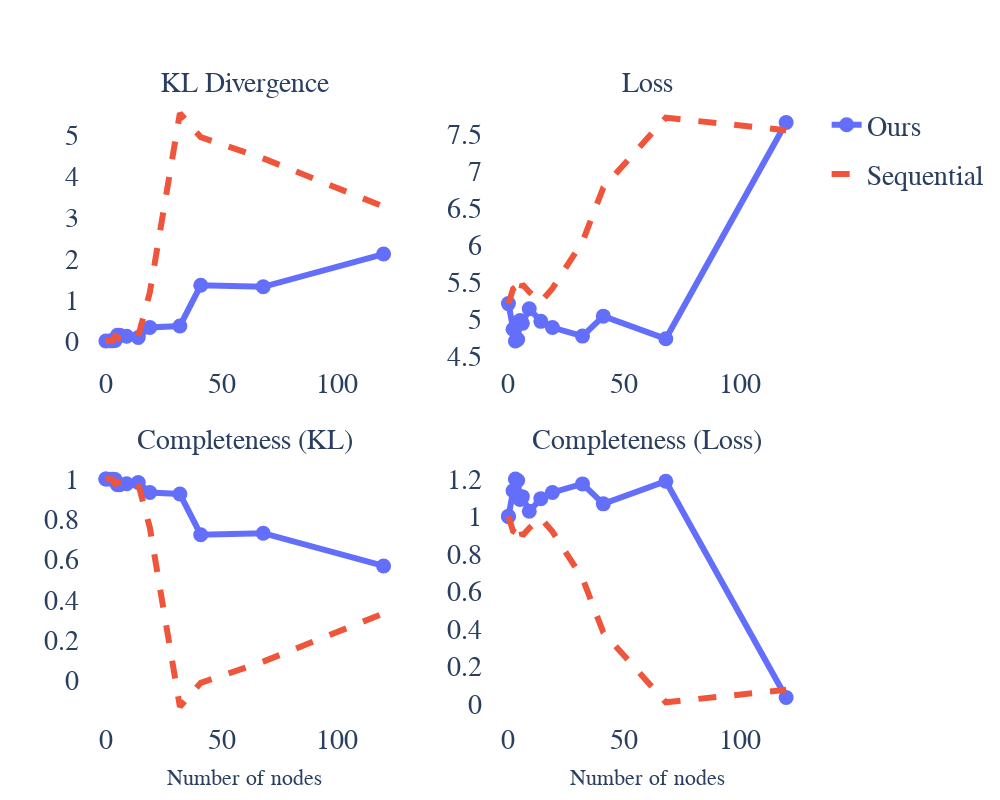

The code cell stored with this chart in its notebook:
### Code cell
import plotly.graph_objects as go
from plotly.subplots import make_subplots

# Define colors for "Ours" and "Sequential"
color_ours = '#636EFA'
color_sequential = '#EF553B'

# Create a 2x2 subplot grid
fig = make_subplots(rows=2, cols=2, subplot_titles=("KL Divergence", "Loss", "Completeness (KL)", "Completeness (Loss)"), vertical_spacing=0.15)

# Add traces to the subplots for "Ours"
fig.add_trace(go.Scatter(x=num_nodes, y=ablation_scores_kl, mode='lines+markers', name="Ours", line=dict(width=6, color=color_ours), marker=dict(size=15, color=color_ours), legendgroup="Ours", showlegend=True), row=1, col=1)
fig.add_trace(go.Scatter(x=num_nodes, y=ablation_scores_ld, mode='lines+markers', name="Ours", line=dict(width=6, color=color_ours), marker=dict(size=15, color=color_ours), legendgroup="Ours", showlegend=False), row=1, col=2)
fig.add_trace(go.Scatter(x=[0]+num_nodes, y=[1]+faithfulness_scores_kl, mode='lines+markers', name="Ours", line=dict(width=6, color=color_ours), marker=dict(size=15, color=color_ours), legendgroup="Ours", showlegend=False), row=2, col=1)
fig.add_trace(go.Scatter(x=[0]+num_nodes, y=[1]+faithfulness_scores_ld, mode='lines+markers', name="Ours", line=dict(width=6, color=color_ours), marker=dict(size=15, color=color_ours), legendgroup="Ours", showlegend=False), row=2, col=2)

# Add traces to the subplots for "Sequential"
fig.add_trace(go.Scatter(x=num_nodes, y=ablation_scores_kl_sequential, mode='lines', name="Sequential", line=dict(width=6, dash='dash', color=color_sequential), legendgroup="Sequential", showlegend=True), row=1, col=1)
fig.add_trace(go.Scatter(x=num_nodes, y=ablation_scores_ld_sequential, mode='lines', name="Sequential", line=dict(width=6, dash='dash', color=color_sequential), legendgroup="Sequential", showlegend=False), row=1, col=2)
fig.add_trace(go.Scatter(x=[0]+num_nodes, y=[1]+faithfulness_scores_kl_sequential, mode='lines', name="Sequential", line=dict(width=6, dash='dash', color=color_sequential), legendgroup="Sequential", showlegend=False), row=2, col=1)
fig.add_trace(go.Scatter(x=[0]+num_nodes, y=[1]+faithfulness_scores_ld_sequential, mode='lines', name="Sequential", line=dict(width=6, dash='dash', color=color_sequential), legendgroup="Sequential", showlegend=False), row=2, col=2)

# Update layout
fontsize = 28
fig.update_layout(
    font=dict(family='Palatino', size=fontsize),
    plot_bgcolor='white',
    width=1000,
    height=800,
    showlegend=True,
    legend=dict(font=dict(size=fontsize)),
    xaxis3=dict(title='Number of nodes'),
    xaxis4=dict(title='Number of nodes'),
)

# Adjust subplot titles
fig.update_annotations(font=dict(size=fontsize))

# Update subplot titles and axis labels to have fontsize 24
fig.update_xaxes(title_font=dict(size=fontsize-6))
fig.update_yaxes(title_font=dict(size=fontsize-6))

# Save the figure as pdf
#fig.write_image(f"../output/{task}/completeness_{task}.pdf")

# Display the figure
fig.show()

### Figure 1 — Plotly figure (JSON) as saved in the notebook; plotly's stock layout.template omitted (floating-point values rounded to 4 significant figures)
{"data": [{"legendgroup": "Ours", "line": {"color": "#636EFA", "width": 6}, "marker": {"color": "#636EFA", "size": 15}, "mode": "lines+markers", "name": "Ours", "showlegend": true, "type": "scatter", "x": [0, 2, 3, 4, 5, 6, 9, 14, 19, 32, 41, 68, 120], "xaxis": "x", "y": [0, 0.00294, 0.004185, 0.01075, 0.1388, 0.1364, 0.1148, 0.08437, 0.3282, 0.3643, 1.354, 1.317, 2.115], "yaxis": "y"}, {"legendgroup": "Ours", "line": {"color": "#636EFA", "width": 6}, "marker": {"color": "#636EFA", "size": 15}, "mode": "lines+markers", "name": "Ours", "showlegend": false, "type": "scatter", "x": [0, 2, 3, 4, 5, 6, 9, 14, 19, 32, 41, 68, 120], "xaxis": "x2", "y": [5.214, 4.87, 4.712, 4.731, 4.986, 4.948, 5.145, 4.975, 4.892, 4.777, 5.045, 4.741, 7.651], "yaxis": "y2"}, {"legendgroup": "Ours", "line": {"color": "#636EFA", "width": 6}, "marker": {"color": "#636EFA", "size": 15}, "mode": "lines+markers", "name": "Ours", "showlegend": false, "type": "scatter", "x": [0, 0, 2, 3, 4, 5, 6, 9, 14, 19, 32, 41, 68, 120], "xaxis": "x3", "y": [1, 1, 0.9994, 0.9991, 0.9978, 0.9716, 0.9721, 0.9765, 0.9828, 0.9329, 0.9256, 0.7232, 0.7308, 0.5678], "yaxis": "y3"}, {"legendgroup": "Ours", "line": {"color": "#636EFA", "width": 6}, "marker": {"color": "#636EFA", "size": 15}, "mode": "lines+markers", "name": "Ours", "showlegend": false, "type": "scatter", "x": [0, 0, 2, 3, 4, 5, 6, 9, 14, 19, 32, 41, 68, 120], "xaxis": "x4", "y": [1, 1, 1.136, 1.199, 1.192, 1.091, 1.105, 1.028, 1.095, 1.128, 1.173, 1.067, 1.188, 0.03348], "yaxis": "y4"}, {"legendgroup": "Sequential", "line": {"color": "#EF553B", "dash": "dash", "width": 6}, "mode": "lines", "name": "Sequential", "showlegend": true, "type": "scatter", "x": [0, 2, 3, 4, 5, 6, 9, 14, 19, 32, 41, 68, 120], "xaxis": "x", "y": [0, 0.002665, 0.011, 0.1161, 0.0945, 0.06534, 0.05393, 0.1169, 1.179, 5.543, 4.958, 4.442, 3.27], "yaxis": "y"}, {"legendgroup": "Sequential", "line": {"color": "#EF553B", "dash": "dash", "width": 6}, "mode": "lines", "name": "Sequential", "showlegend": false, "type": "scatter", "x": [0, 2, 3, 4, 5, 6, 9, 14, 19, 32, 41, 68, 120], "xaxis": "x2", "y": [5.214, 5.412, 5.431, 5.372, 5.313, 5.476, 5.372, 5.237, 5.42, 6.046, 6.776, 7.715, 7.548], "yaxis": "y2"}, {"legendgroup": "Sequential", "line": {"color": "#EF553B", "dash": "dash", "width": 6}, "mode": "lines", "name": "Sequential", "showlegend": false, "type": "scatter", "x": [0, 0, 2, 3, 4, 5, 6, 9, 14, 19, 32, 41, 68, 120], "xaxis": "x3", "y": [1, 1, 0.9995, 0.9978, 0.9763, 0.9807, 0.9866, 0.989, 0.9761, 0.7591, -0.1327, -0.01332, 0.09209, 0.3317], "yaxis": "y3"}, {"legendgroup": "Sequential", "line": {"color": "#EF553B", "dash": "dash", "width": 6}, "mode": "lines", "name": "Sequential", "showlegend": false, "type": "scatter", "x": [0, 0, 2, 3, 4, 5, 6, 9, 14, 19, 32, 41, 68, 120], "xaxis": "x4", "y": [1, 1, 0.9214, 0.9138, 0.9375, 0.9609, 0.896, 0.9375, 0.9908, 0.9185, 0.6699, 0.3805, 0.007856, 0.0741], "yaxis": "y4"}], "layout": {"annotations": [{"font": {"size": 28}, "showarrow": false, "text": "KL Divergence", "x": 0.225, "xanchor": "center", "xref": "paper", "y": 1, "yanchor": "bottom", "yref": "paper"}, {"font": {"size": 28}, "showarrow": false, "text": "Loss", "x": 0.775, "xanchor": "center", "xref": "paper", "y": 1, "yanchor": "bottom", "yref": "paper"}, {"font": {"size": 28}, "showarrow": false, "text": "Completeness (KL)", "x": 0.225, "xanchor": "center", "xref": "paper", "y": 0.425, "yanchor": "bottom", "yref": "paper"}, {"font": {"size": 28}, "showarrow": false, "text": "Completeness (Loss)", "x": 0.775, "xanchor": "center", "xref": "paper", "y": 0.425, "yanchor": "bottom", "yref": "paper"}], "font": {"family": "Palatino", "size": 28}, "height": 800, "legend": {"font": {"size": 28}}, "plot_bgcolor": "white", "showlegend": true, "width": 1000, "xaxis": {"anchor": "y", "domain": [0, 0.45], "title": {"font": {"size": 22}}}, "xaxis2": {"anchor": "y2", "domain": [0.55, 1], "title": {"font": {"size": 22}}}, "xaxis3": {"anchor": "y3", "domain": [0, 0.45], "title": {"font": {"size": 22}, "text": "Number of nodes"}}, "xaxis4": {"anchor": "y4", "domain": [0.55, 1], "title": {"font": {"size": 22}, "text": "Number of nodes"}}, "yaxis": {"anchor": "x", "domain": [0.575, 1], "title": {"font": {"size": 22}}}, "yaxis2": {"anchor": "x2", "domain": [0.575, 1], "title": {"font": {"size": 22}}}, "yaxis3": {"anchor": "x3", "domain": [0, 0.425], "title": {"font": {"size": 22}}}, "yaxis4": {"anchor": "x4", "domain": [0, 0.425], "title": {"font": {"size": 22}}}}}
